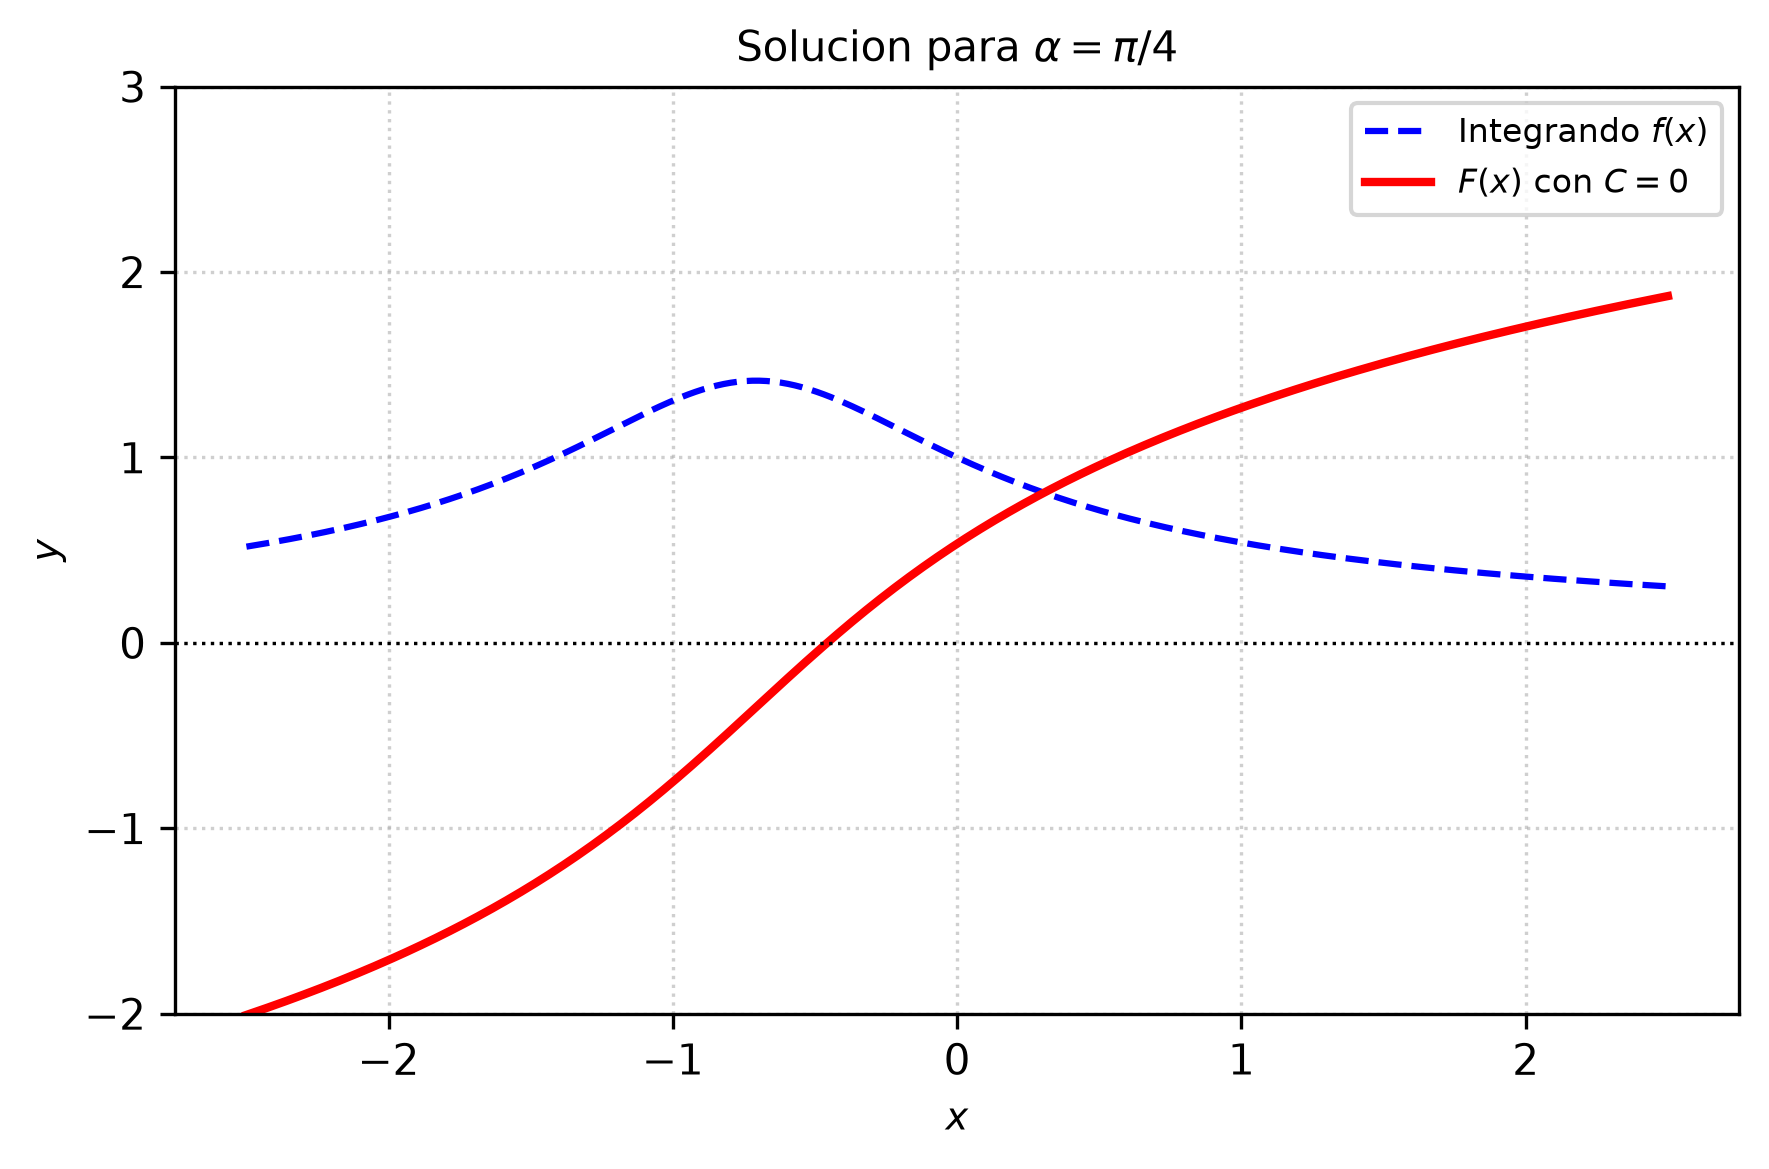

Generate this figure with Python:
import matplotlib
matplotlib.use('Agg')
import numpy as np
import matplotlib.pyplot as plt

alpha = np.pi / 4
x = np.linspace(-2.5, 2.5, 400)

def integrand(x_val):
    return 1.0 / np.sqrt(x_val**2 + 2*x_val*np.cos(alpha) + 1.0)

def antiderivative(x_val):
    return np.log(np.abs(x_val + np.cos(alpha) + np.sqrt(x_val**2 + 2*x_val*np.cos(alpha) + 1.0)))

y_integ = integrand(x)
y_antid = antiderivative(x)

plt.figure(figsize=(6, 4))
plt.plot(x, y_integ, label=r'Integrando $f(x)$', color='blue', linestyle='--')
plt.plot(x, y_antid, label=r'$F(x)$ con $C=0$', color='red', linewidth=2)

plt.axhline(0, color='black', linewidth=0.8, linestyle=':')
plt.title(r'Solucion para $\alpha = \pi/4$', fontsize=10)
plt.xlabel('$x$', fontsize=9)
plt.ylabel('$y$', fontsize=9)
plt.legend(fontsize=8, loc='best')
plt.grid(True, linestyle=':', alpha=0.6)
plt.ylim(-2, 3)
plt.tight_layout()

plt.savefig(r'semana_05/graficas/SEM05_P23_grafica.png', dpi=300, bbox_inches='tight')
plt.close()
